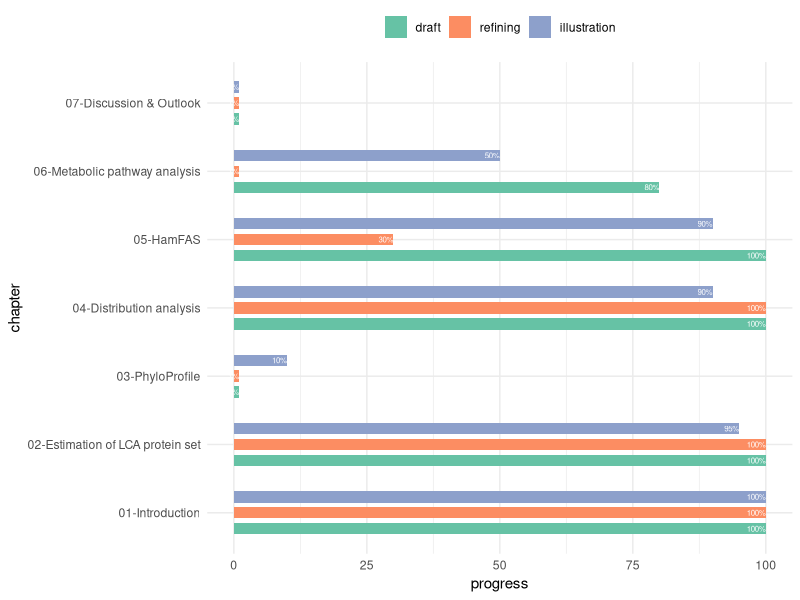
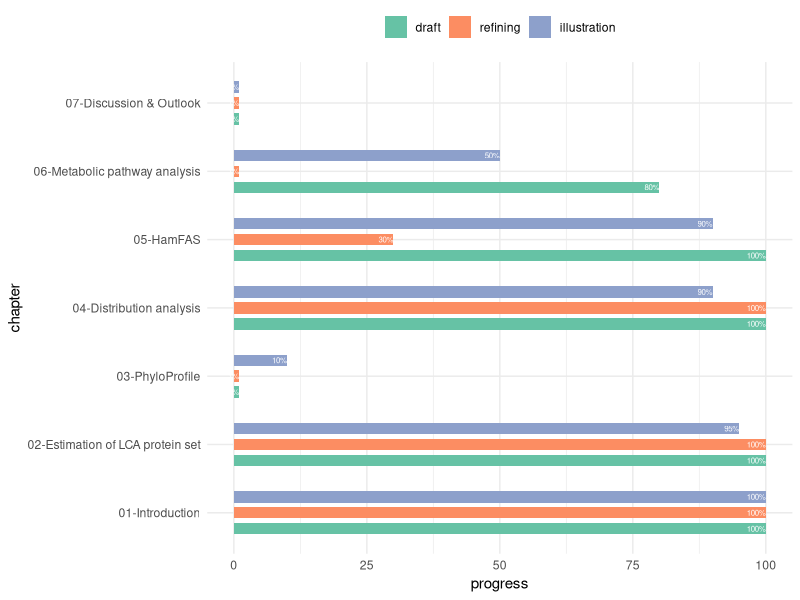

The R script that drew these images, in order:
### thesis writing progess
library(ggplot2)
chapter <- rep(c("01-Introduction","02-Estimation of LCA protein set",
                 "03-PhyloProfile",
                 "04-Distribution analysis","05-HamFAS",
                 "06-Metabolic pathway analysis",
                 "07-Discussion & Outlook"), each = 3)
type <- rep(c("draft","refining","illustration"),5)
progress <- c(100,100,100, # chapter 01 Introduction
              100,100,95, # chapter 02 LCA estimation
              1,1,10, # chapter 03 PhyloProfile
              100,100,90, # chapter 04 Distribution analysis
              100,30,90, # chapter 05 HamFAS
              80,1,50, # chapter 06 pathway analysis
              1,1,1 # chapter 07 Discussion & Outlook
              )

df <- as.data.frame(cbind(chapter,type,progress), stringsAsFactors = FALSE)
df$progress <- as.numeric(df$progress)
df$type <- factor(df$type, levels = c("draft","refining","illustration"))

ggplot(df, aes(x = chapter, y = progress)) +
  geom_bar(aes(fill = type), stat = "identity", position = position_dodge(width = 0.7), width = 0.5) +
  geom_text(aes(label = paste0(progress,"%"), group = type), color = "white", size = 2, position = position_dodge(width = 0.7), hjust = 1) +
  coord_flip() +
  theme_minimal() +
  scale_fill_brewer(palette = "Set2") +
  theme(legend.position = "top", legend.title = element_blank())

ggsave("/Users/trvinh/work/thesis/microsporidia/progress.pdf", width = 20, height = 10, units = "cm")
